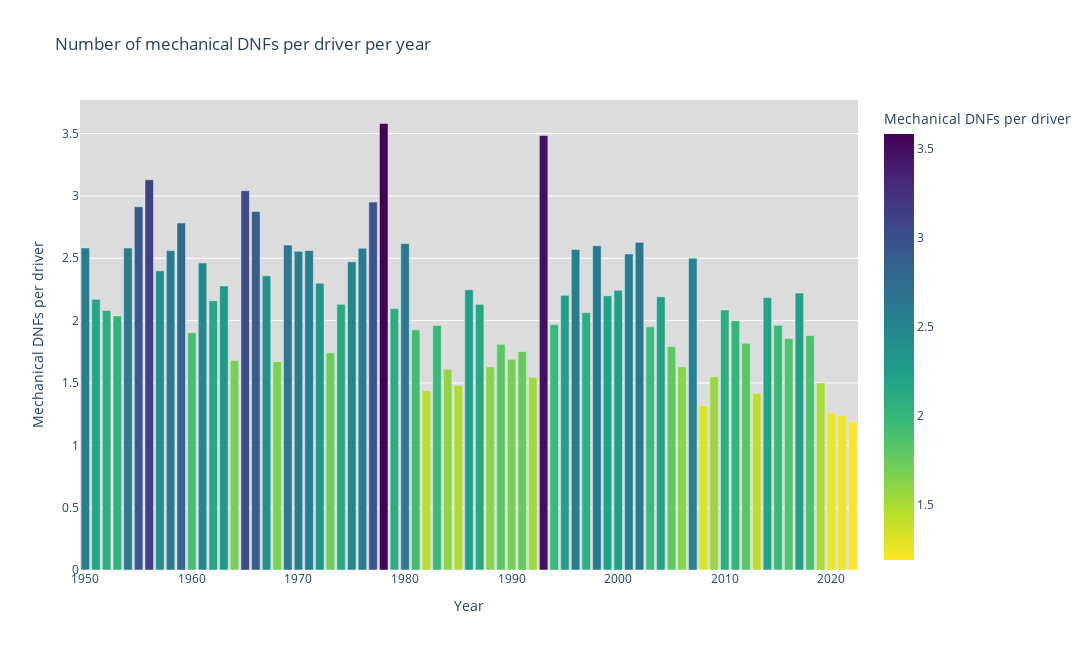

Notebook code cell kept with this figure:
### Code cell
fig = px.bar(dnfs_per_year, x = 'year', y = 'dnfs_per_driver', title = 'Number of mechanical DNFs per driver per year', 
             color = 'dnfs_per_driver', color_continuous_scale=px.colors.sequential.Viridis[::-1], 
             width=1150, height=650, labels = dict(year = 'Year', dnfs_per_driver = 'Mechanical DNFs per driver'))

fig.update_layout(plot_bgcolor='gainsboro')

fig.show()

### Figure 1 — Plotly figure (JSON) as saved in the notebook; plotly's stock layout.template omitted (floating-point values rounded to 4 significant figures)
{"data": [{"alignmentgroup": "True", "hovertemplate": "Year=%{x}<br>Mechanical DNFs per driver=%{marker.color}<extra></extra>", "legendgroup": "", "marker": {"color": [2.583, 2.171, 2.081, 2.038, 2.583, 2.913, 3.13, 2.4, 2.562, 2.783, 1.902, 2.462, 2.16, 2.278, 1.681, 3.042, 2.875, 2.359, 1.672, 2.607, 2.556, 2.562, 2.3, 1.742, 2.131, 2.472, 2.581, 2.951, 3.581, 2.097, 2.619, 1.926, 1.44, 1.961, 1.61, 1.481, 2.247, 2.131, 1.629, 1.81, 1.69, 1.753, 1.545, 3.485, 1.968, 2.204, 2.571, 2.065, 2.6, 2.2, 2.244, 2.535, 2.628, 1.95, 2.192, 1.792, 1.63, 2.5, 1.32, 1.55, 2.086, 2, 1.818, 1.417, 2.185, 1.963, 1.857, 2.222, 1.88, 1.5, 1.261, 1.238, 1.19], "coloraxis": "coloraxis", "pattern": {"shape": ""}}, "name": "", "offsetgroup": "", "orientation": "v", "showlegend": false, "textposition": "auto", "type": "bar", "x": [1950, 1951, 1952, 1953, 1954, 1955, 1956, 1957, 1958, 1959, 1960, 1961, 1962, 1963, 1964, 1965, 1966, 1967, 1968, 1969, 1970, 1971, 1972, 1973, 1974, 1975, 1976, 1977, 1978, 1979, 1980, 1981, 1982, 1983, 1984, 1985, 1986, 1987, 1988, 1989, 1990, 1991, 1992, 1993, 1994, 1995, 1996, 1997, 1998, 1999, 2000, 2001, 2002, 2003, 2004, 2005, 2006, 2007, 2008, 2009, 2010, 2011, 2012, 2013, 2014, 2015, 2016, 2017, 2018, 2019, 2020, 2021, 2022], "xaxis": "x", "y": [2.583, 2.171, 2.081, 2.038, 2.583, 2.913, 3.13, 2.4, 2.562, 2.783, 1.902, 2.462, 2.16, 2.278, 1.681, 3.042, 2.875, 2.359, 1.672, 2.607, 2.556, 2.562, 2.3, 1.742, 2.131, 2.472, 2.581, 2.951, 3.581, 2.097, 2.619, 1.926, 1.44, 1.961, 1.61, 1.481, 2.247, 2.131, 1.629, 1.81, 1.69, 1.753, 1.545, 3.485, 1.968, 2.204, 2.571, 2.065, 2.6, 2.2, 2.244, 2.535, 2.628, 1.95, 2.192, 1.792, 1.63, 2.5, 1.32, 1.55, 2.086, 2, 1.818, 1.417, 2.185, 1.963, 1.857, 2.222, 1.88, 1.5, 1.261, 1.238, 1.19], "yaxis": "y"}], "layout": {"barmode": "relative", "coloraxis": {"colorbar": {"title": {"text": "Mechanical DNFs per driver"}}, "colorscale": [[0, "#fde725"], [0.1111, "#b5de2b"], [0.2222, "#6ece58"], [0.3333, "#35b779"], [0.4444, "#1f9e89"], [0.5556, "#26828e"], [0.6667, "#31688e"], [0.7778, "#3e4989"], [0.8889, "#482878"], [1, "#440154"]]}, "height": 650, "legend": {"tracegroupgap": 0}, "plot_bgcolor": "gainsboro", "title": {"text": "Number of mechanical DNFs per driver per year"}, "width": 1150, "xaxis": {"anchor": "y", "domain": [0, 1], "title": {"text": "Year"}}, "yaxis": {"anchor": "x", "domain": [0, 1], "title": {"text": "Mechanical DNFs per driver"}}}}
